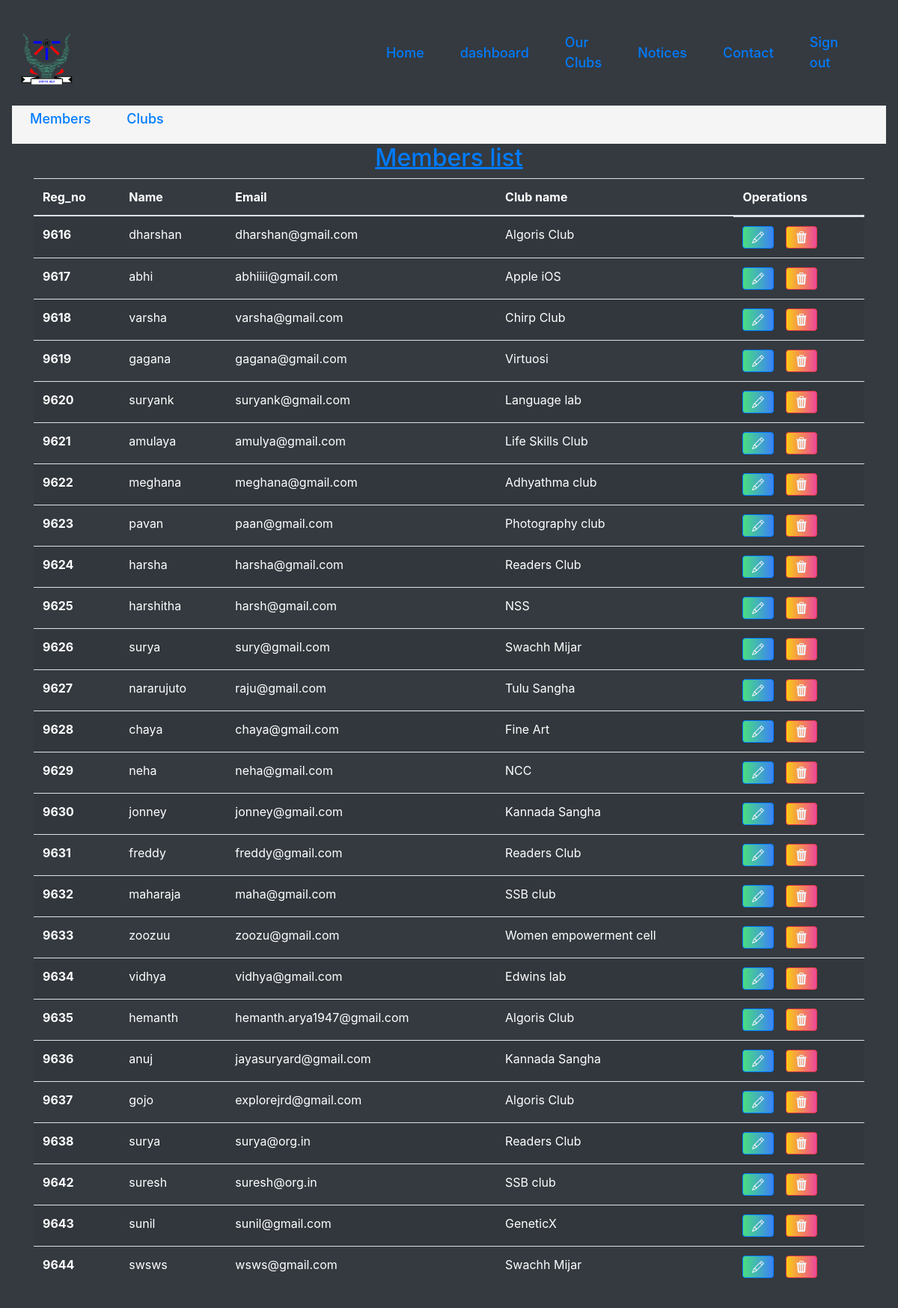
Page /dashboard/dashboard1.php on the committed database.
### tables this page shows
CREATE TABLE `members` (
  `id` int(5) NOT NULL,
  `name` varchar(20) NOT NULL,
  `email` varchar(30) NOT NULL,
  `club_name` varchar(30) DEFAULT NULL,
  `password` varchar(30) NOT NULL
);

### dashboard/display.php (the view, shortened to what this page needs)
<?php
include '../dbconnect.php';
?>
<!DOCTYPE html>
<html lang="en">
<head>
    <link rel="stylesheet" href="https://cdn.jsdelivr.net/npm/bootstrap@4.6.2/dist/css/bootstrap.min.css">
    <link rel="stylesheet" href="style.css">
</head>
<body class="p-3 mb-2 bg-dark">
    <div class="container">
    <h2 class="underline underline-offset-1 text-center text-primary animate__animated animate__backInDown animate__animated ">Members list</h2>
        <table class="table table-striped text-white">
  <thead>
    <tr>
      <th scope="col">Reg_no</th>
      <th scope="col">Name</th>
      <th scope="col">Email</th>
      <th scope="col">Club name</th>
      <th scope="col">Operations</th>
    </tr>
  </thead>
  <tbody class="overflow-y-auto h-32 ...">
    <?php
  $sql   ="Select * from `members`";
  $result = mysqli_query($conn,$sql);
  if($result){
    while($row=mysqli_fetch_assoc($result)){
      $id = $row['id'];
      $name = $row['name'];
      $email = $row['email'];
      $club = $row['club_name'];
      echo '
          <tr class="animate__animated animate__backInUp">
      <th scope="row">'.$id.'</th>
      <td>'.$name.'</td>
      <td>'.$email.'</td>
      <td>'.$club.'</td>
      <td class="flex space-x-4">
    <button class="btn btn-primary bg-gradient-to-r from-green-400 to-blue-500 hover:from-pink-500 hover:to-yellow-500 ..."><a href="update2.php? updateid='.$id.'" class="text-slate-100 hover:text-black font-semibold"><svg xmlns="http://www.w3.org/2000/svg" width="16" height="16" fill="currentColor" class="bi bi-pencil" viewBox="0 0 16 16">
    <path d="M12.146.146a.5.5 0 0 1 .708 0l3 3a.5.5 0 0 1 0 .708l-10 10a.5.5 0 0 1-.168.11l-5 2a.5.5 0 0 1-.65-.65l2-5a.5.5 0 0 1 .11-.168l10-10zM11.207 2.5 13.5 4.793 14.793 3.5 12.5 1.207 11.207 2.5zm1.586 3L10.5 3.207 4 9.707V10h.5a.5.5 0 0 1 .5.5v.5h.5a.5.5 0 0 1 .5.5v.5h.293l6.5-6.5zm-9.761 5.175-.106.106-1.528 3.821 3.821-1.528.106-.106A.5.5 0 0 1 5 12.5V12h-.5a.5.5 0 0 1-.5-.5V11h-.5a.5.5 0 0 1-.468-.325z"/>
  </svg></a></button>
    <button class="btn btn-danger bg-gradient-to-r from-yellow-400 to-pink-500 hover:from-blue-500 hover:to-green-500 "><a href="delete.php? deleteid='.$id.'" class="text-slate-100 hover:text-black font-semibold"><svg xmlns="http://www.w3.org/2000/svg" width="16" height="16" fill="currentColor" class="bi bi-trash3-fill" viewBox="0 0 16 16">
    <path d="M11 1.5v1h3.5a.5.5 0 0 1 0 1h-.538l-.853 10.66A2 2 0 0 1 11.115 16h-6.23a2 2 0 0 1-1.994-1.84L2.038 3.5H1.5a.5.5 0 0 1 0-1H5v-1A1.5 1.5 0 0 1 6.5 0h3A1.5 1.5 0 0 1 11 1.5Zm-5 0v1h4v-1a.5.5 0 0 0-.5-.5h-3a.5.5 0 0 0-.5.5ZM4.5 5.029l.5 8.5a.5.5 0 1 0 .998-.06l-.5-8.5a.5.5 0 1 0-.998.06Zm6.53-.528a.5.5 0 0 0-.528.47l-.5 8.5a.5.5 0 0 0 .998.058l.5-8.5a.5.5 0 0 0-.47-.528ZM8 4.5a.5.5 0 0 0-.5.5v8.5a.5.5 0 0 0 1 0V5a.5.5 0 0 0-.5-.5Z"/>
  </svg></a></button>
</td>
    </tr>';
    }
}
?>
  </tbody>
</table>
    </div>
</body>
</html>

### dashboard/dashboard1.php (shortened to what this page needs)
<!DOCTYPE html>
<html lang="en">
<head>
	<script src="https://cdn.tailwindcss.com"></script>
    <link
    rel="stylesheet"
    href="https://cdnjs.cloudflare.com/ajax/libs/animate.css/4.1.1/animate.min.css"
  />
</head>
<body>
	<div class="navbarheader">
        <div class="flex justify-center ">
            <div class="self-center top-0 w-full max-w-7xl ">
                <div class="flex justify-between items-center text-gray-700">
                    <div class="mx-2 my-4 ">
                        <div class=" md:w-1/6 overflow-hidden ">
							<img src="../images/aiet-logo.png" alt="" class="" />
						</div>
                    </div>
                    <ul class="hidden md:flex items-center text-[18px] font-semibold pr-10">
                        <li class="text-stone-600 hover:text-blue-600 hover:font-bold font-medium mx-4 my-1"><a
                                href="../home/home.php">Home</a></li>
                        <li class="text-stone-600 hover:text-blue-600 hover:font-bold font-medium mx-4 my-1"><a href="dashboard.php">
                                dashboard</a></li>
                        <li class="text-stone-600 hover:text-blue-600 hover:font-bold font-medium mx-4 my-1"><a href="../home/clubs.php">Our
                                Clubs</a></li>
                        <li class="text-stone-600 hover:text-blue-600 hover:font-bold font-medium mx-4 my-1"><a
                                href="#">Notices</a></li>
                        <li class="text-stone-600 hover:text-blue-600 hover:font-bold font-medium mx-4 my-1"><a
                                href="../home/contact.php">Contact</a></li>
                                <li class="text-stone-600 hover:text-blue-600 hover:font-bold font-medium mx-4 my-1"><a
                          href="../index.php">Sign out</a></li>
                    </ul>
                </div>
            </div>
           </div>
           <script src="https://cdn.tailwindcss.com"></script>
    </div>
	<div  class="navbarheader bg-[#F5F5F5] text-white animate__animated animate__flipInX">
        <div class="flex justify-center ">
            <div class="self-center top-0 w-full max-w-7xl ">
                <div class="flex justify-between items-center text-gray-700">
                    <ul class="hidden md:flex items-center text-[18px] font-semibold pr-10">
                    <button type="button" class="text-stone-600 hover:text-blue-600 hover:font-bold font-medium mx-4 my-1"><a href="dashboard1.php"> Members</a></button>
                        <button type="button" class="text-stone-600 hover:text-blue-600 hover:font-bold font-medium mx-4 my-1"><a href="dashboard2.php"> Clubs</a></button>
                        <br>
                    </ul>
                </div>
            </div>
           </div>
           <script src="https://cdn.tailwindcss.com"></script>
        </div>
        <div class="flex justify-center" >
                 <?php
                 include '../dbconnect.php';
                     include 'display.php';
                 ?>
                 </div>
</body>
</html>

### rows in the picture
members: id "9616", name "dharshan", email "dharshan@gmail.com", club_name "Algoris Club"
members: id "9617", name "abhi", email "abhiiii@gmail.com", club_name "Apple iOS"
members: id "9618", name "varsha", email "varsha@gmail.com", club_name "Chirp Club"
members: id "9619", name "gagana", email "gagana@gmail.com", club_name "Virtuosi"
members: id "9620", name "suryank", email "suryank@gmail.com", club_name "Language lab"
members: id "9621", name "amulaya", email "amulya@gmail.com", club_name "Life Skills Club"
members: id "9622", name "meghana", email "meghana@gmail.com", club_name "Adhyathma club"
members: id "9623", name "pavan", email "paan@gmail.com", club_name "Photography club"
members: id "9624", name "harsha", email "harsha@gmail.com", club_name "Readers Club"
members: id "9625", name "harshitha", email "harsh@gmail.com", club_name "NSS"
members: id "9626", name "surya", email "sury@gmail.com", club_name "Swachh Mijar"
members: id "9627", name "nararujuto", email "raju@gmail.com", club_name "Tulu Sangha"
members: id "9628", name "chaya", email "chaya@gmail.com", club_name "Fine Art"
members: id "9629", name "neha", email "neha@gmail.com", club_name "NCC"
members: id "9630", name "jonney", email "jonney@gmail.com", club_name "Kannada Sangha"
members: id "9631", name "freddy", email "freddy@gmail.com", club_name "Readers Club"
members: id "9632", name "maharaja", email "maha@gmail.com", club_name "SSB club"
members: id "9633", name "zoozuu", email "zoozu@gmail.com", club_name "Women empowerment cell"
members: id "9634", name "vidhya", email "vidhya@gmail.com", club_name "Edwins lab"
members: id "9635", name "hemanth", email "hemanth.arya1947@gmail.com", club_name "Algoris Club"
members: id "9636", name "anuj", email "jayasuryard@gmail.com", club_name "Kannada Sangha"
members: id "9637", name "gojo", email "explorejrd@gmail.com", club_name "Algoris Club"
members: id "9638", name "surya", email "surya@org.in", club_name "Readers Club"
members: id "9642", name "suresh", email "suresh@org.in", club_name "SSB club"
members: id "9643", name "sunil", email "sunil@gmail.com", club_name "GeneticX"
members: id "9644", name "swsws", email "wsws@gmail.com", club_name "Swachh Mijar"
